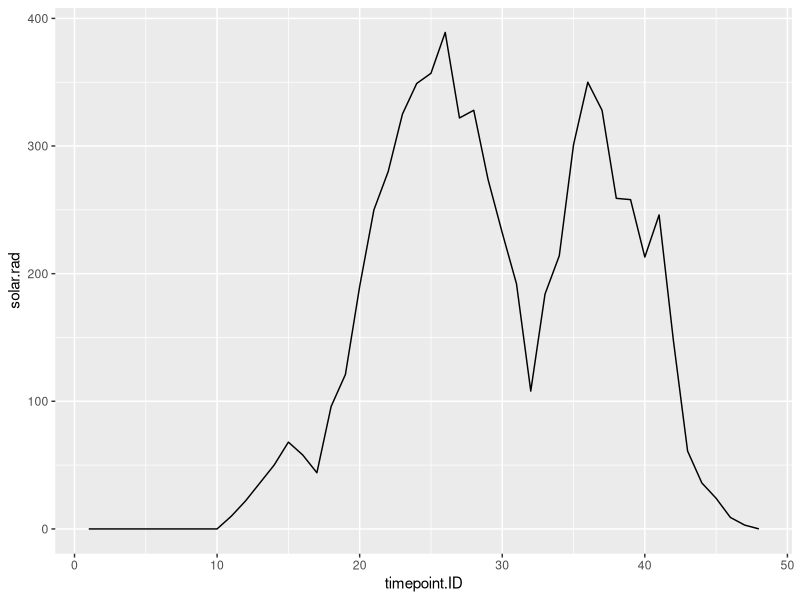
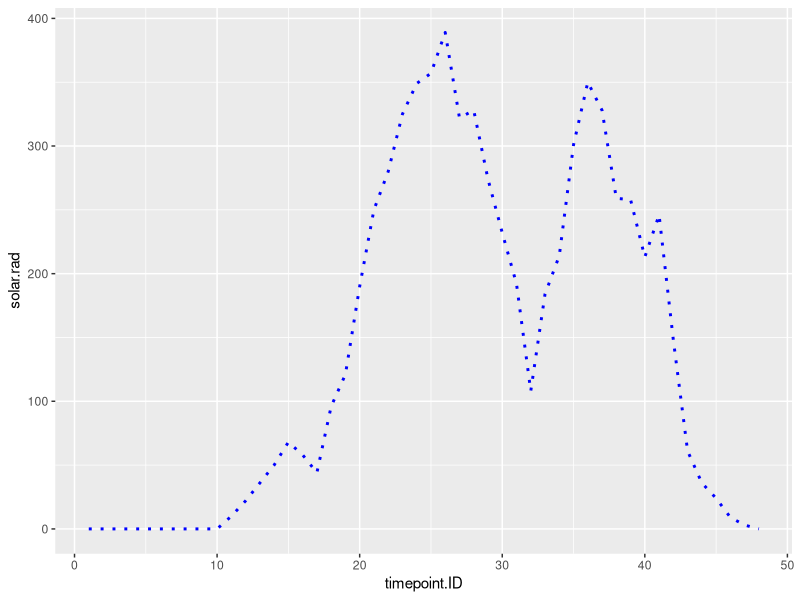
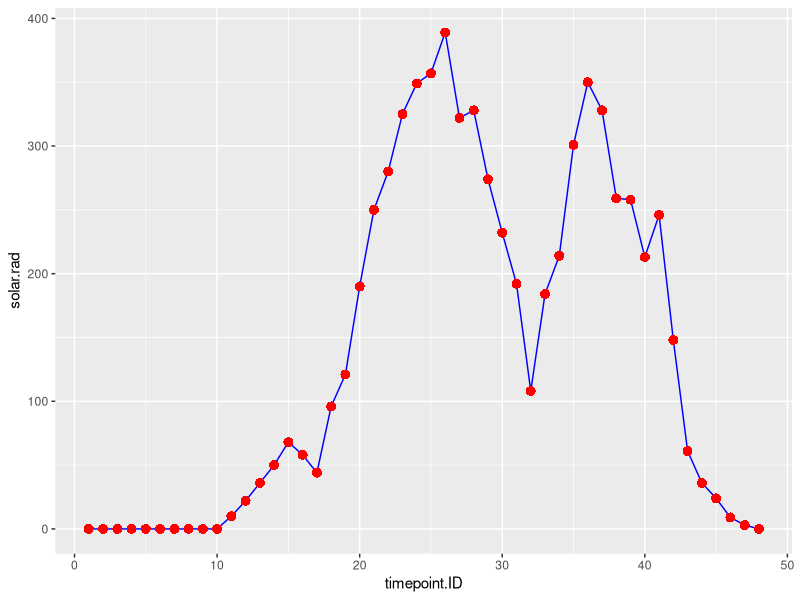

Recreate these plots in R, in order.
## ---- chunk 1
knitr::opts_chunk$set(echo = TRUE, fig.align='center')

# title: Creating a line plot
# author: jonathan
# revised: 18/3/2020 

WEB <- c("https://bioceed.uib.no/dropfolder/bioSTATS/Rmd/Visualizing/Simple/line-plot.html")
GIT <- c("https://github.com/jonathansoule/biostats/blob/master/Visualizing/Simple/line-plot.Rmd")
library(ggplot2)
library(gridExtra)
## ---- chunk 2
# ID
timepoint.ID <- 1:48
# variable1
solar.rad <- c(0,0,0,0,0,0,0,0,0,0,10,22,36,50,68,58,44,96,121,190,250,280,325,349,357,389,322,328,274,232,192,108,184,214,301,350,328,259,258,213,246,148,61,36,24,9,3,0)
# dataframe
df <- data.frame(timepoint.ID, solar.rad)
## ---- chunk 3
ggplot(df, aes(timepoint.ID, solar.rad)) + 
    geom_line()
## ---- chunk 4
ggplot(df, aes(timepoint.ID, solar.rad)) +
  geom_line(colour="blue", size=1, linetype = "dotted")
## ---- chunk 5
ggplot(df, aes(timepoint.ID, solar.rad)) +
  geom_line(colour="blue") +
  geom_point(size=3, colour="red", shape=16)
